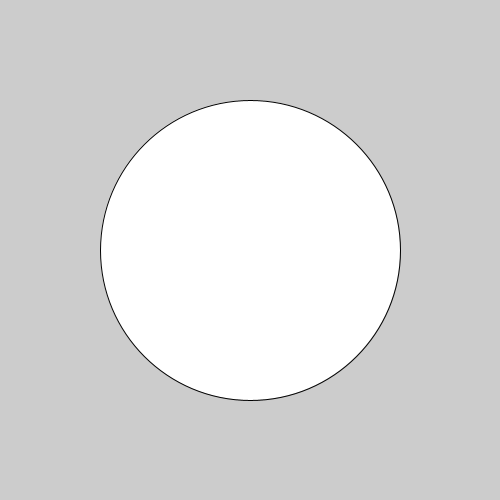
Frame 1 (no input)
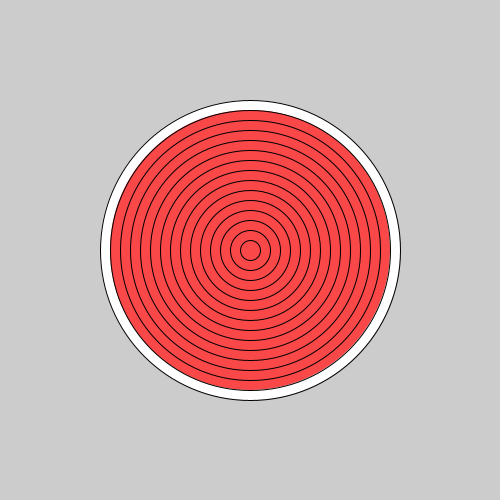
Frame 60 (the mouse pressed at the canvas centre just before this capture)
Frame 120 (the mouse held since frame 60 and released just before this capture): identical to frame 60, image omitted

The Processing sketch that drew these frames (run headless with seeded random() and noise(); from frame 60 on, the mouse is pressed at the canvas centre):

// Processing sketch: bullseye
// ── bullseye.pde
int w = 320;
int h = 320;

void setup(){
  size(500,500);
  
}

void draw(){
  int g = 0;
  h-=20;
  w-=20;
  if(h>-1 && w>-1){
  ellipse(250,250,w,h);
  if(g%2==0){ fill(250,71,71);
  }
  g++;
  }
}
